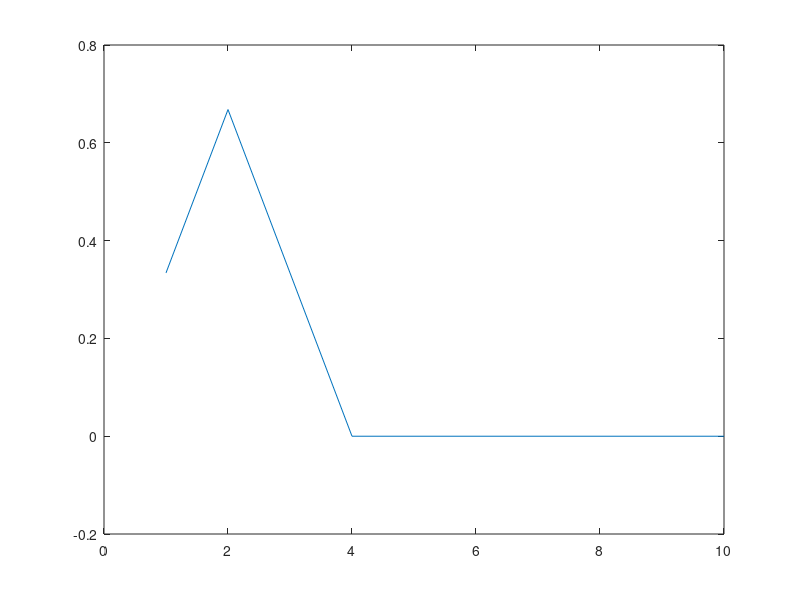

Recreate this plot in MATLAB.
% System Simulation Problem 2
% Written by Josh Humphrey
zoh = [0.5,1,0.5,0,0,0,0,0,0,0];

%% Part A
ykm4 = 0;
ykm3 = 0;
ykm2 = 0;
ykm1 = 0;
ekm3 = 0;
ekm2 = 0;
ekm1 = 0;
ek = zoh;

for i = 1:10
    yk = (77.376*ekm2+189.904*ekm1+16.16*ek(i)-ykm4-14*ykm3-99.862*ykm1)*(1/285.32);
    ykm4 = ykm3;
    ykm3 = ykm2;
    ykm2 = ykm1;
    ykm1 = yk;
    ekm3 = ekm2;
    ekm2 = ekm1;
    ekm1 = ek;
end

plot(yk)
%% Part B

